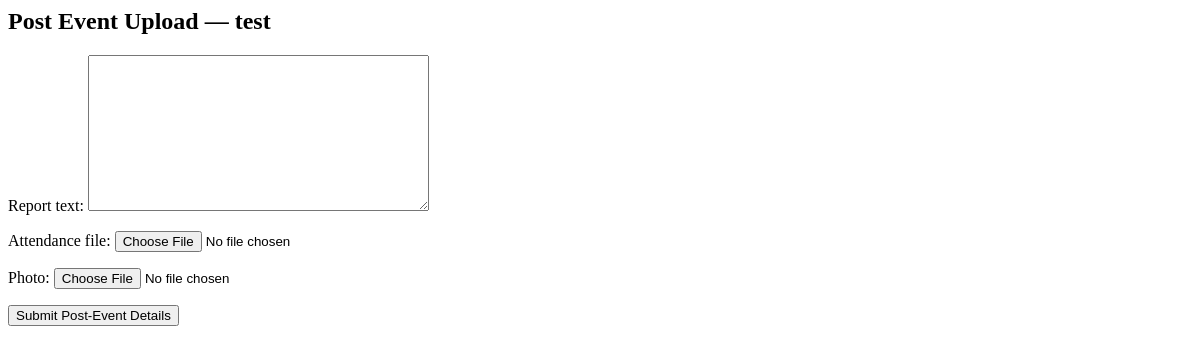
/events/post-upload/1/ (signed in), run on an earlier commit of the app's database.
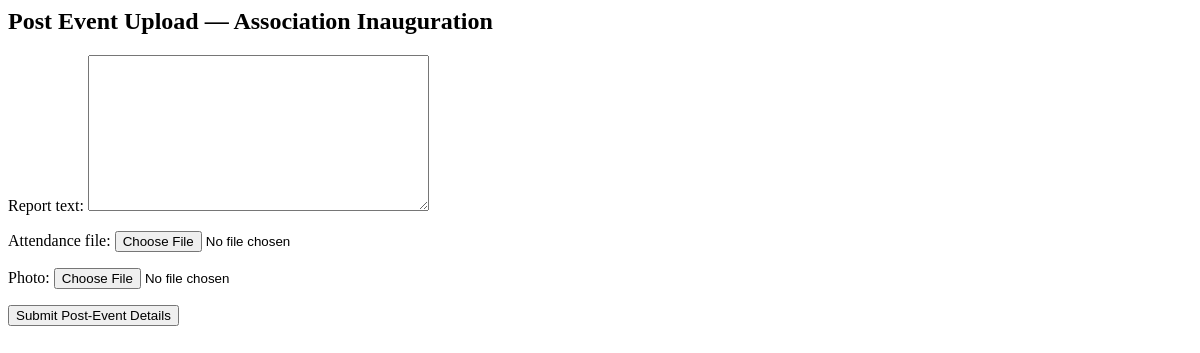
And on a later commit of the database.
### events/models.py (models this page shows, shortened)
class Event(models.Model):
    CATEGORY_CHOICES = (
        ('department', 'Department'),
        ('nss', 'NSS'),
        ('ncc', 'NCC'),
        ('union', 'Union'),
        ('other', 'Other'),
    )
    PARTICIPATION_CHOICES = (
        ('boys', 'Boys'),
        ('girls', 'Girls'),
        ('mixed', 'Mixed'),
    )
    STATUS_CHOICES = (
        ('pending', 'Pending Approval'),
        ('approved', 'Approved'),
        ('rejected', 'Rejected'),
        ('completed', 'Completed'),
        ('verified', 'Verified'),
    )
    title = models.CharField(max_length=200)
    category = models.CharField(max_length=20, choices=CATEGORY_CHOICES)
    created_by = models.ForeignKey(
        settings.AUTH_USER_MODEL,
        on_delete=models.CASCADE
    )
    department = models.ForeignKey(
    Department,
    on_delete=models.SET_NULL,
    null=True,
    blank=True
    )
    participation_type = models.CharField(
        max_length=20,
        choices=PARTICIPATION_CHOICES
    )
    budget = models.DecimalField(max_digits=10, decimal_places=2)
    venue = models.ForeignKey(
    Venue,
    on_delete=models.PROTECT
    )
    start_date = models.DateField()
    end_date = models.DateField()
    start_time = models.TimeField(null=True, blank=True)
    end_time = models.TimeField(null=True, blank=True)
    description = models.TextField()
    status = models.CharField(
        max_length=20,
        choices=STATUS_CHOICES,
        default='pending'
    )
    principal_remark = models.TextField(blank=True, null=True)
    created_at = models.DateTimeField(auto_now_add=True)
    report_text = models.TextField(blank=True, null=True)
    attendance_file = models.FileField(
        upload_to='attendance/',
        blank=True,
        null=True
    )
    photo = models.ImageField(
        upload_to='event_photos/',
        blank=True,
        null=True
    )
    completed_at = models.DateTimeField(blank=True, null=True)

### events/views.py (the view)
@login_required
def post_event_upload(request, event_id):
    event = Event.objects.get(id=event_id)
    if event.created_by != request.user:
        return redirect('faculty_dashboard')
    if request.method == "POST":
        form = PostEventForm(request.POST, request.FILES, instance=event)
        if form.is_valid():
            ev = form.save(commit=False)
            ev.status = 'completed'
            ev.completed_at = timezone.now()
            ev.save()
            return redirect('faculty_dashboard')
    else:
        form = PostEventForm(instance=event)
    return render(request,
                  'events/post_upload.html',
                  {'form': form, 'event': event})

### events/forms.py
class PostEventForm(forms.ModelForm):
    class Meta:
        model = Event
        fields = ['report_text', 'attendance_file', 'photo']

### events/templates/events/post_upload.html (shortened to what this page needs)
<h2>Post Event Upload — {{ event.title }}</h2>
<form method="post" enctype="multipart/form-data">
    {{ form.as_p }}
    <button type="submit">Submit Post-Event Details</button>
</form>

What changed in the data, as far as the page shows it:
changed Event: title "test" → "Association Inauguration"
